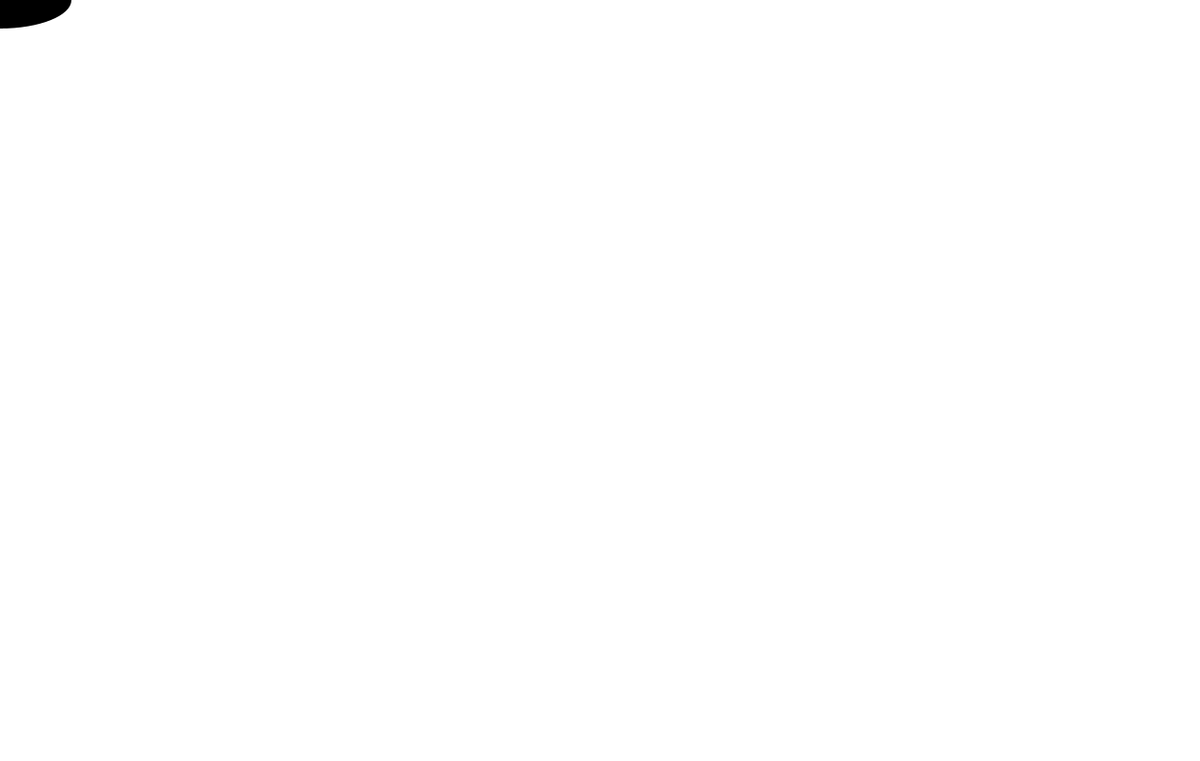
Frame 1 (no input)
Frame 60 (the mouse pressed at the canvas centre just before this capture): identical to frame 1, image omitted
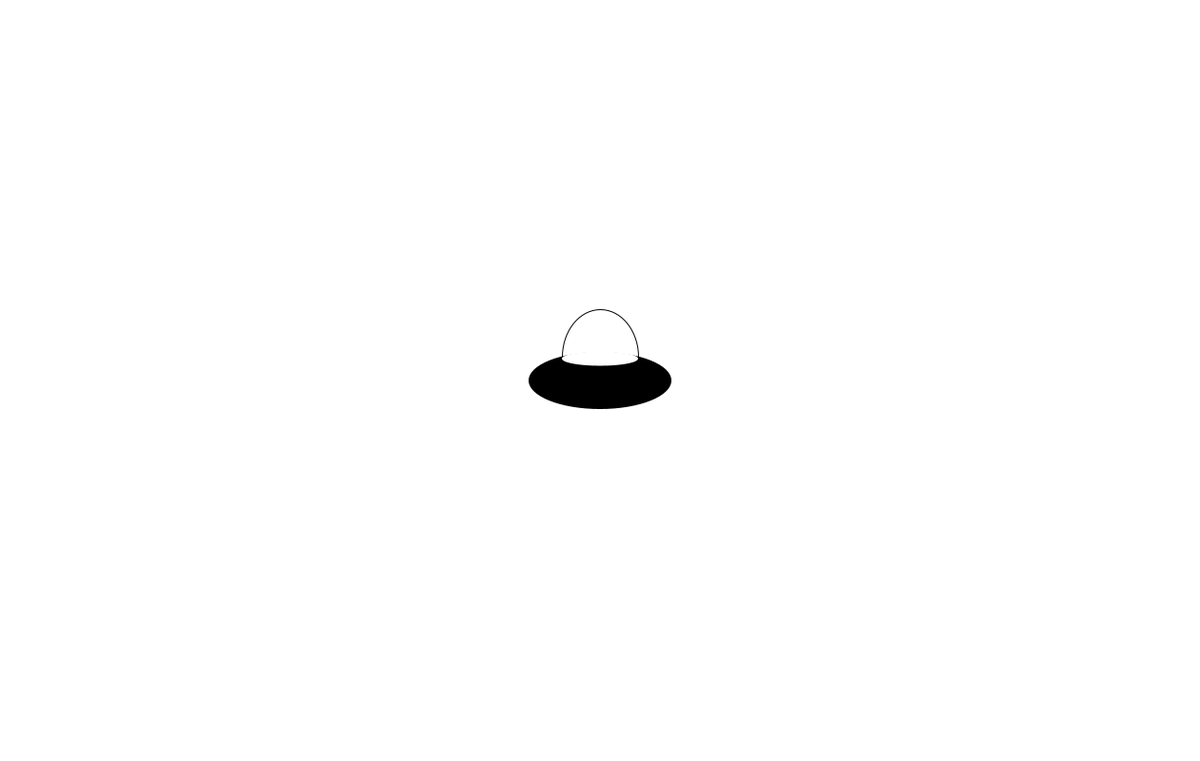
Frame 120 (the mouse held since frame 60 and released just before this capture)

The Processing sketch that drew these frames (run headless with seeded random() and noise(); from frame 60 on, the mouse is pressed at the canvas centre):

// Processing sketch: processing_2411
// ── processing_2411.pde

void setup() { 
  size(1260, 800); 
  smooth(); 
  frameRate(30); 
  }; 
 
void draw() { 
   
  background(255); 
  ellipseMode(CENTER);    
   
  //UFO structure 
  stroke(0);
  fill(255);
  ellipse(mouseX, mouseY-25, 80, 100);
   
  noStroke(); 
  fill(0); 
  ellipse(mouseX, mouseY, 150, 60); 
    

  noStroke(); 
  fill(255); 
  ellipse(mouseX, mouseY-23, 80,15); 
  }; 
